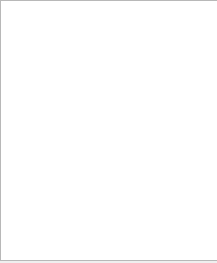
<?xml version="1.0" encoding="UTF-8"?>
<ui version="4.0">
 <class>Table</class>
 <widget class="QDialog" name="Table">
  <property name="geometry">
   <rect>
    <x>0</x>
    <y>0</y>
    <width>217</width>
    <height>263</height>
   </rect>
  </property>
  <property name="windowTitle">
   <string>Rating</string>
  </property>
  <widget class="QTableView" name="tableView">
   <property name="geometry">
    <rect>
     <x>0</x>
     <y>0</y>
     <width>251</width>
     <height>261</height>
    </rect>
   </property>
  </widget>
 </widget>
 <resources/>
 <connections/>
</ui>
